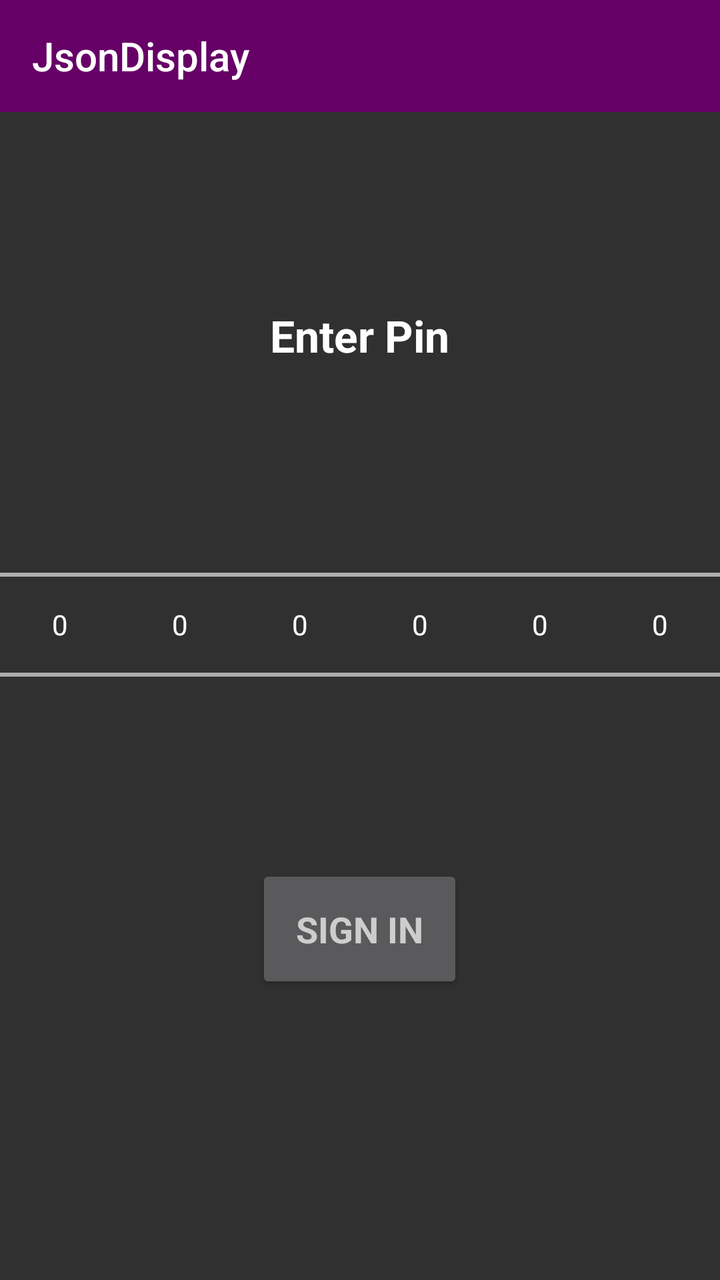
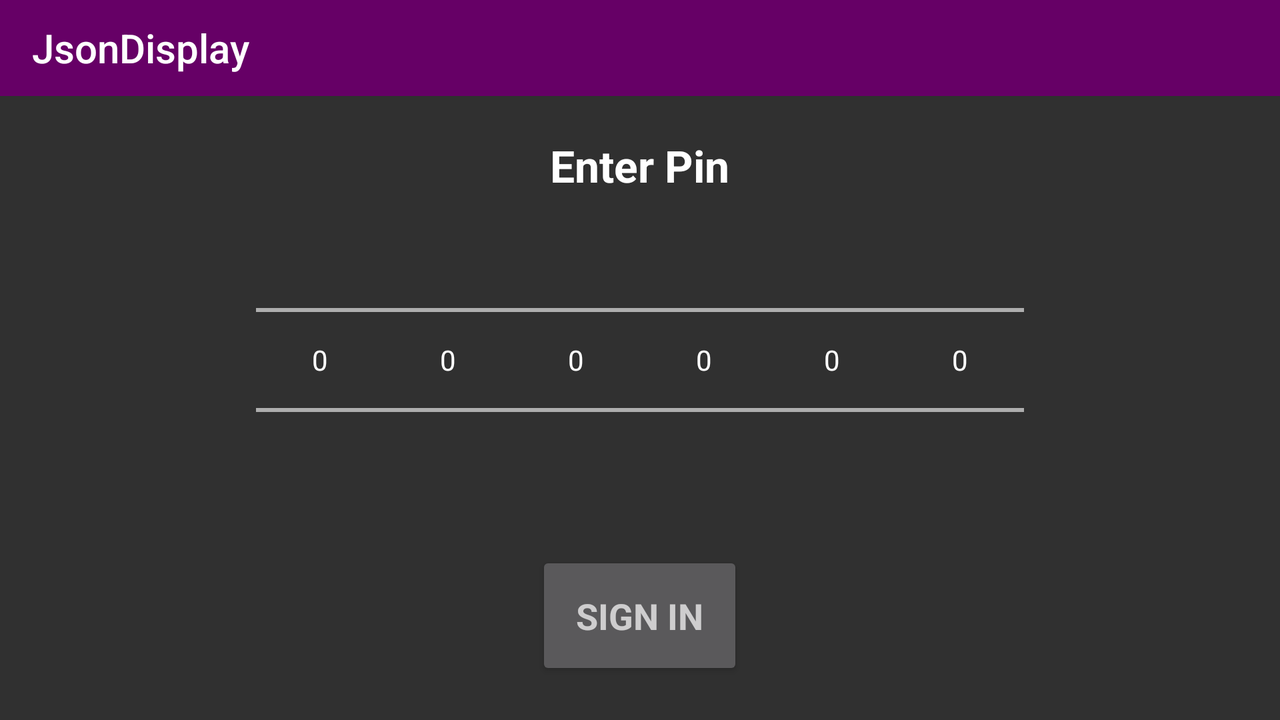

One screen, two layout resources from the same app: the default and the repository's alternative for another configuration. Each is rendered where Android would select it; the XML of both is given below.
<!-- AndroidManifest.xml: application theme AppThemeNoActionBar -->
<!-- res/layout/activity_login.xml -->
<RelativeLayout
    xmlns:android="http://schemas.android.com/apk/res/android"
    xmlns:tools="http://schemas.android.com/tools"

    android:layout_width="match_parent"
    android:layout_height="match_parent"
    android:textIsSelectable="false"

    tools:context=".MainActivity">

    <android.support.v7.widget.Toolbar
        android:id="@+id/login_toolbar"
        android:theme="@style/Widget.AppCompat.Toolbar"
        android:layout_height="?attr/actionBarSize"
        android:layout_width="match_parent"
        android:background="?attr/colorPrimary"
        android:layout_alignParentTop="true"
        android:layout_alignParentLeft="true"
        android:layout_alignParentStart="true" >

        <TextView
            android:id="@+id/toolbar_title"
            android:text="@string/app_name"
            android:layout_width="wrap_content"
            android:layout_height="wrap_content"
            android:gravity="center_vertical"
            android:textAppearance="@style/Base.TextAppearance.AppCompat.Title"/>

    </android.support.v7.widget.Toolbar>

    <LinearLayout
        android:orientation="vertical"
        android:layout_width="match_parent"
        android:layout_height="wrap_content"
        android:gravity="center_vertical"
        android:measureWithLargestChild="false"
        android:layout_centerInParent="true"
        android:id="@+id/linearLayout"
        android:weightSum="1">

        <TextView
            android:id="@+id/top_prompt"
            style="?android:textAppearanceLarge"
            android:layout_width="wrap_content"
            android:layout_height="wrap_content"
            android:text="@string/prompt_when_pin_set"
            android:maxLines="1"
            android:singleLine="true"
            android:layout_gravity="center_horizontal"
            android:padding="30dp"
            android:textStyle="bold"
            android:layout_margin="10dp"

            tools:text="Enter Pin" />

        <LinearLayout
            android:layout_width="wrap_content"
            android:layout_height="wrap_content"
            android:orientation="horizontal"
            android:id="@+id/horizontal_linear_layout" >

            <NumberPicker
                android:id="@+id/pin1"
                android:layout_width="wrap_content"
                android:layout_height="wrap_content"
                android:orientation="vertical"
                android:layout_weight="1"/>

            <NumberPicker
                android:id="@+id/pin2"
                android:layout_width="wrap_content"
                android:layout_height="wrap_content"
                android:orientation="vertical"
                android:layout_weight="1"/>

            <NumberPicker
                android:id="@+id/pin3"
                android:layout_width="wrap_content"
                android:layout_height="wrap_content"
                android:orientation="vertical"
                android:layout_weight="1" />

            <NumberPicker
                android:id="@+id/pin4"
                android:layout_width="wrap_content"
                android:layout_height="wrap_content"
                android:orientation="vertical"
                android:layout_weight="1" />

            <NumberPicker
                android:id="@+id/pin5"
                android:layout_width="wrap_content"
                android:layout_height="wrap_content"
                android:orientation="vertical"
                android:layout_weight="1" />

            <NumberPicker
                android:id="@+id/pin6"
                android:layout_width="wrap_content"
                android:layout_height="wrap_content"
                android:orientation="vertical"
                android:layout_weight="1" />
        </LinearLayout>

        <Button
            android:id="@+id/check_pin_button"
            style="?android:textAppearanceMedium"
            android:layout_width="wrap_content"
            android:layout_height="wrap_content"
            android:text="@string/action_sign_in"
            android:textStyle="bold"
            android:padding="20dp"
            android:layout_gravity="center_horizontal"
            android:layout_margin="30dp"/>

    </LinearLayout>

</RelativeLayout>
<!-- resources referenced by this layout -->
<resources>
  <string name="action_sign_in">Sign in</string>
  <string name="app_name">JsonDisplay</string>
  <string name="prompt_when_pin_set">Enter Pin</string>
  <style name="AppThemeNoActionBar" parent="Theme.AppCompat.NoActionBar">
  
          <item name="colorPrimary">#660066</item>
          <item name="colorPrimaryDark">#510b51</item>
          <item name="colorAccent">#990099</item>
      </style>
</resources>
<!-- res/layout-land/activity_login.xml (the repository's variant of the layout above) -->
<!-- drawn on the phone turned sideways -->
<RelativeLayout
    xmlns:android="http://schemas.android.com/apk/res/android"
    xmlns:tools="http://schemas.android.com/tools"

    android:layout_width="match_parent"
    android:layout_height="match_parent"
    android:textIsSelectable="false"

    tools:context=".MainActivity">
    
    <android.support.v7.widget.Toolbar
        android:id="@+id/login_toolbar"
        android:theme="@style/Widget.AppCompat.Toolbar"
        android:layout_height="?attr/actionBarSize"
        android:layout_width="match_parent"
        android:background="?attr/colorPrimary"
        android:layout_alignParentTop="true"
        android:layout_alignParentLeft="true"
        android:layout_alignParentStart="true" >

        <TextView
            android:id="@+id/toolbar_title"
            android:text="@string/app_name"
            android:layout_width="wrap_content"
            android:layout_height="wrap_content"
            android:gravity="center_vertical"
            android:textAppearance="@style/Base.TextAppearance.AppCompat.Title"/>

    </android.support.v7.widget.Toolbar>
    
    <TextView
        android:id="@+id/top_prompt"
        style="?android:textAppearanceLarge"
        android:layout_width="wrap_content"
        android:layout_height="wrap_content"
        android:text="@string/prompt_when_pin_set"
        android:maxLines="1"
        android:singleLine="true"
        android:layout_gravity="center_horizontal"
        android:padding="20dp"
        android:textStyle="bold"
        android:layout_below="@+id/login_toolbar"
        android:layout_centerHorizontal="true"

        tools:text="Enter Pin" />

    <LinearLayout
        android:layout_width="wrap_content"
        android:layout_height="wrap_content"
        android:orientation="horizontal"
        android:textIsSelectable="false"
        android:id="@+id/horizontal_linear_layout"
        android:gravity="center_horizontal"
        android:layout_centerVertical="true"
        android:layout_centerHorizontal="true" >

        <NumberPicker
            android:id="@+id/pin1"
            android:layout_width="wrap_content"
            android:layout_height="wrap_content"
            android:orientation="vertical"
            android:layout_weight="1"/>

        <NumberPicker
            android:id="@+id/pin2"
            android:layout_width="wrap_content"
            android:layout_height="wrap_content"
            android:orientation="vertical"
            android:layout_weight="1"/>

        <NumberPicker
            android:id="@+id/pin3"
            android:layout_width="wrap_content"
            android:layout_height="wrap_content"
            android:orientation="vertical"
            android:layout_weight="1" />

        <NumberPicker
            android:id="@+id/pin4"
            android:layout_width="wrap_content"
            android:layout_height="wrap_content"
            android:orientation="vertical"
            android:layout_weight="1" />

        <NumberPicker
            android:id="@+id/pin5"
            android:layout_width="wrap_content"
            android:layout_height="wrap_content"
            android:orientation="vertical"
            android:layout_weight="1" />

        <NumberPicker
            android:id="@+id/pin6"
            android:layout_width="wrap_content"
            android:layout_height="wrap_content"
            android:orientation="vertical"
            android:layout_weight="1" />

    </LinearLayout>

    <Button
        android:id="@+id/check_pin_button"
        style="?android:textAppearanceMedium"
        android:layout_width="wrap_content"
        android:layout_height="wrap_content"
        android:text="@string/action_sign_in"
        android:textStyle="bold"
        android:padding="20dp"
        android:layout_gravity="center_horizontal"
        android:gravity="center_horizontal"
        android:layout_alignParentBottom="true"
        android:layout_centerHorizontal="true"
        android:layout_marginBottom="20dp"/>

</RelativeLayout>
